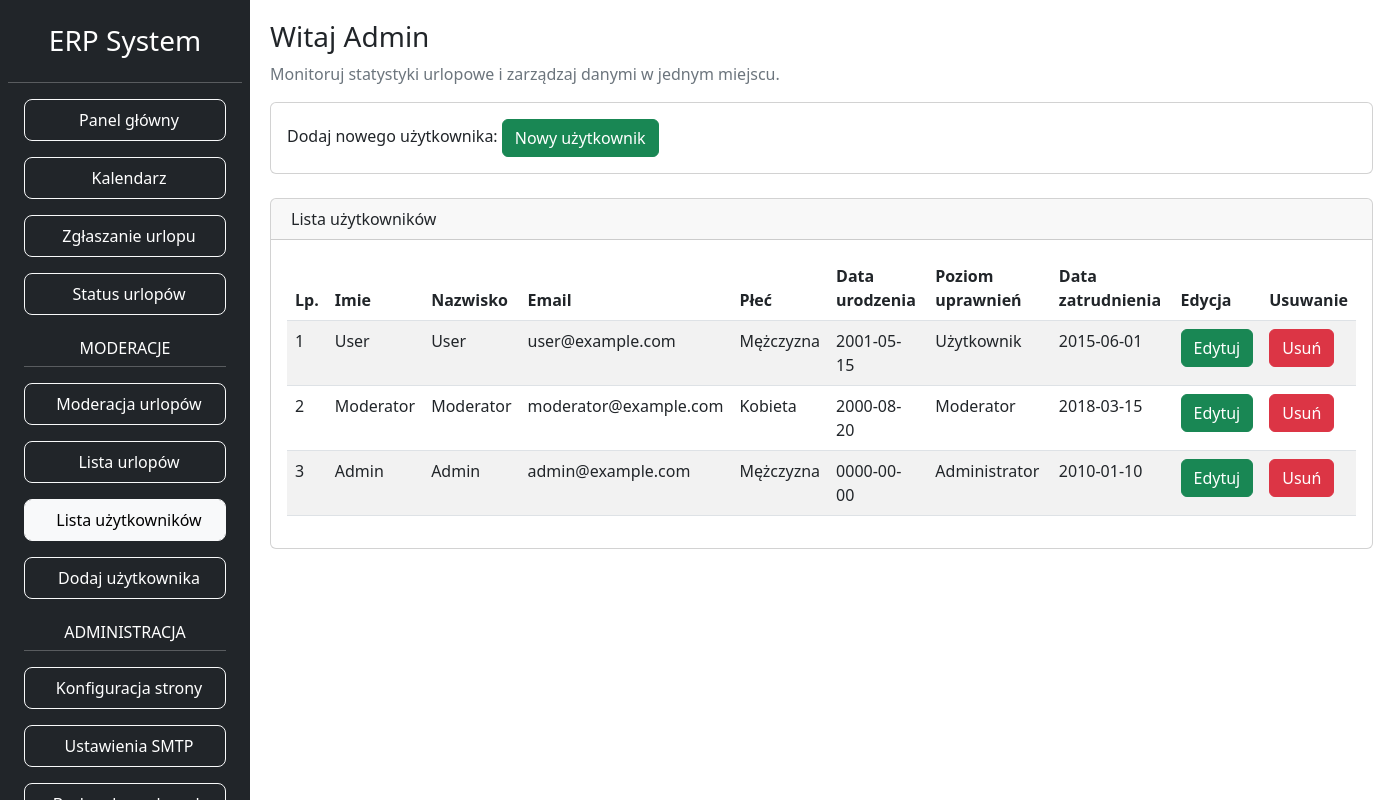
/public/userList.php (signed in), run on an earlier commit of the app's database.
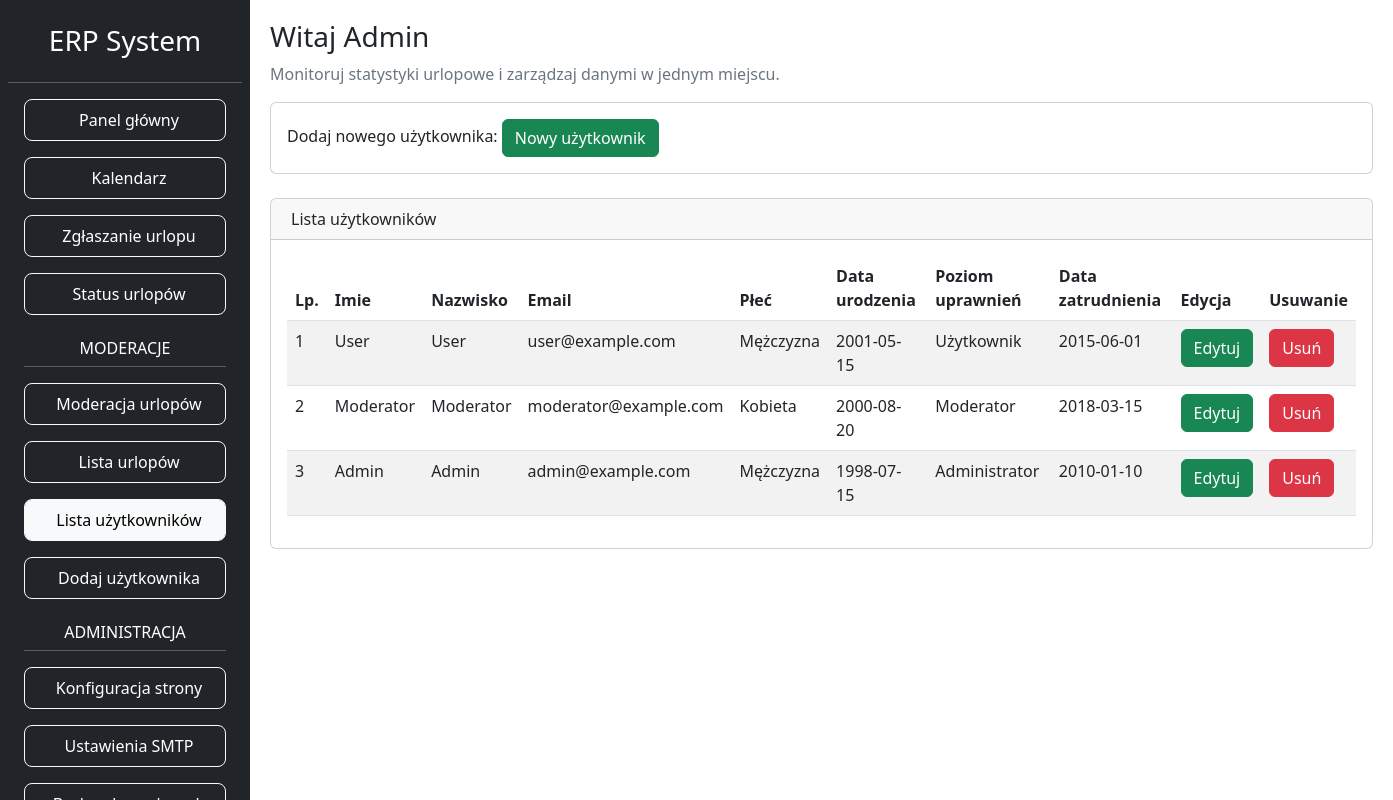
And on a later commit of the database.
### tables this page shows
CREATE TABLE users (
    id INT AUTO_INCREMENT PRIMARY KEY,
    firstname VARCHAR(40) NOT NULL,
    lastname VARCHAR(40) NOT NULL,
    email VARCHAR(100) NOT NULL UNIQUE,
    password VARCHAR(255) NOT NULL,
    birth_date DATE NOT NULL,
    gender VARCHAR(10) NOT NULL,
    role_id INT NOT NULL DEFAULT 1,
    employed_from DATE NOT NULL,
    account_created_date TIMESTAMP DEFAULT CURRENT_TIMESTAMP,
    FOREIGN KEY (role_id) REFERENCES roles(id) ON DELETE CASCADE ON UPDATE CASCADE
);

### public/userList.php (the view, shortened to what this page needs)
<?php
require_once '../scripts/db_connect.php';
?>
<!DOCTYPE html>
<html lang="en">
<head>
    <link href="https://cdn.jsdelivr.net/npm/bootstrap@5.3.0/dist/css/bootstrap.min.css" rel="stylesheet">
</head>
<body>
    <div class="container-fluid">
        <div class="row">
            <div class="col-auto position-fixed">
                <?php require_once '../views/sidebar.php'; ?>
            </div>
            <div class="col" style="margin-left: 250px; padding: 20px;">
                <h3>Witaj <?php echo $_SESSION['logged_user']['firstname']; ?> </h3>
                <p class="text-sm text-secondary">Monitoruj statystyki urlopowe i zarządzaj danymi w jednym miejscu.</p>
                <div class="card mb-4">
                	<div class="card-body">
                		Dodaj nowego użytkownika:
                		<a class="btn btn-success" href="userModeration.php">Nowy użytkownik</a>
                	</div>
                </div>
                <div class="card mb-4">
                	<div class="card-header">
                		Lista użytkowników
                	</div>
                	<div class="card-body">
                		<table data-ordering="false" id="datatablesSimple" class="table table-striped" style="width:100%">
                			<thead>
                				<tr>
                					<th>Lp.</th>
                					<th>Imie</th>
                					<th>Nazwisko</th>
                					<th>Email</th>
                					<th>Płeć</th>
                					<th>Data urodzenia</th>
                					<th>Poziom uprawnień</th>
                					<th>Data zatrudnienia</th>
                					<th>Edycja</th>
                					<th>Usuwanie</th>
                				</tr>
                			</thead>
                			<tbody>
                				<?php
                				$stmt = $pdo->prepare("SELECT users.id, firstname, lastname, email, gender, birth_date, role_id, employed_from FROM users INNER JOIN roles ON users.role_id = roles.id ORDER BY users.id");
                				$stmt->execute();
                				$result = $stmt->fetchAll(PDO::FETCH_ASSOC);
                				$i = 1;
                				foreach ($result as $val) {
                					$gender = $val["gender"] == "male" ? "Mężczyzna" : "Kobieta";
                					$level = match ($val["role_id"]) {
                						1 => "Użytkownik",
                						2 => "Moderator",
                						default => "Administrator",
                					};
                					echo <<<dane
                					<tr>
                						<td>$i</td>
                						<td>$val[firstname]</td>
                						<td>$val[lastname]</td>
                						<td>$val[email]</td>
                						<td>$gender</td>
                						<td>$val[birth_date]</td>
                						<td>$level</td>
                						<td>$val[employed_from]</td>
                						<td><a class='btn btn-success' href='userModeration.php?id=$val[id]'>Edytuj</a></td>
                						<td><button class='btn btn-danger delete-user-btn' data-user-id='$val[id]'>Usuń</button></td>
                					</tr>
dane;
                					$i++;
                				}
                				?>
                			</tbody>
                		</table>
                	</div>
                </div>
            </div>
        </div>
    </div>
</body>
</html>

What changed in the data, as far as the page shows it:
changed users "Admin": birth_date "0000-00-00" → "1998-07-15"
